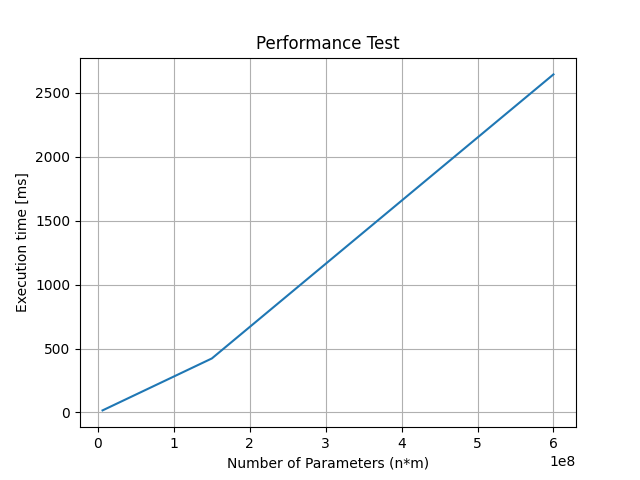

Reproduce this figure in Python.
import numpy as np
import time 
import matplotlib.pyplot as plt
from LinearProblem import LinearProblem

def generateDataset(dim):
    m,n = dim[0],dim[1]
    A = np.random.rand(m,n)
    b = np.random.rand(m)
    c = np.random.rand(n)
    return A,b,c

sizes = [[2000,3000],[10000,15000],[20000,30000]]
nparam = []
t_elapsed = []
for s in sizes:
    A,b,c = generateDataset(s)
    begin = time.time()
    prob = LinearProblem(A,b,c)
    sol = prob.solve("simplex")
    end = time.time()
    delta = 1000*(end-begin) #milliseconds
    t_elapsed.append(delta)
    nparam.append(s[0]*s[1])

plt.plot(nparam,t_elapsed)
plt.grid(True)
plt.title("Performance Test")
plt.xlabel("Number of Parameters (n*m)")
plt.ylabel("Execution time [ms]")
plt.show()
